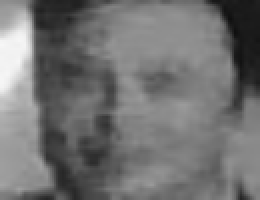
#> input picture datasets/elon/1.png, 130 x 100 px, given in place of the camera (shown 2 times larger)
$ python create_data.py
#> lines starting #> are read from the running program, lines starting #| are printed output that depends on the picture; after the words box and inside, x2 and y2 are one past the last pixel; in counts of white or black regions, pixels touching at a corner belong together
import cv2, os
haar_file = cv2.data.haarcascades + 'haarcascade_frontalface_default.xml'
datasets = 'datasets'
sub_data = 'varadhu'

path = os.path.join(datasets, sub_data)
if not os.path.isdir(path):
    os.mkdir(path)
(width, height) = (130, 100)


face_cascade = cv2.CascadeClassifier(haar_file)

webcam = cv2.VideoCapture(0)

count = 1
while count < 31:
    print(count)
    (_, im) = webcam.read()
#> im is the input picture: shape (100, 130, 3); min 15, max 247, mean 113.7
    gray = cv2.cvtColor(im, cv2.COLOR_BGR2GRAY)
    faces = face_cascade.detectMultiScale(gray, 1.3, 4)
#> faces = [[20, 8, 88, 88]]
    for (x,y,w,h) in faces:
        cv2.rectangle(im,(x,y),(x+w,y+h),(255,0,0),2)
        face = gray[y:y + h, x:x + w]
        face_resize = cv2.resize(face, (width, height))
        cv2.imwrite('%s/%s.png' % (path,count), face_resize)
#> this loop made 1 pass
#> pass 1, `face = gray[y:y + h, x:x + w]`:
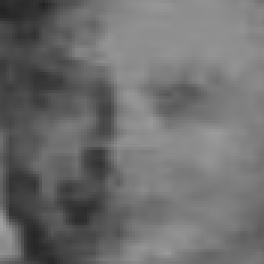
#> face: shape (88, 88) (shown 3 times larger); min 34, max 160, mean 109.7
#> pass 1, `face_resize = cv2.resize(face, (width, height))`:
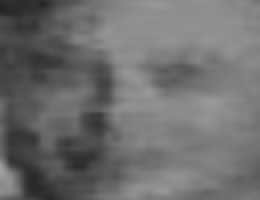
#> face_resize: shape (100, 130) (shown 2 times larger); min 36, max 160, mean 109.5
#> after the loop:
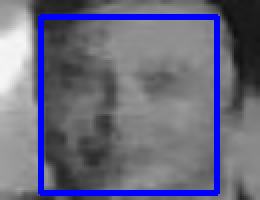
#> im: shape (100, 130, 3) (shown 2 times larger); 8.09% of pixels changed, all inside (x1, y1, x2, y2) = (19, 7, 110, 98)
    count += 1

    cv2.imshow('OpenCV', im)
    key = cv2.waitKey(10)
#> (key Esc is pressed here)
    if key == 27:
        break
webcam.release()
cv2.destroyAllWindows()

$ run again, on datasets/elon/10.png
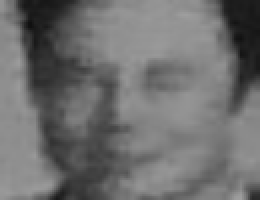
#> input picture datasets/elon/10.png, 130 x 100 px, given in place of the camera (shown 2 times larger)
#> im is the input picture: shape (100, 130, 3); min 16, max 158, mean 110.2
#> faces = [[23, 9, 82, 82]]
#> the loop `for (x,y,w,h) in faces:` made 1 pass
#> pass 1, `face = gray[y:y + h, x:x + w]`:
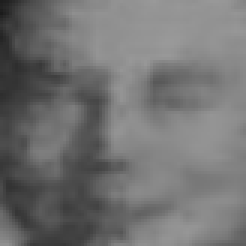
#> face: shape (82, 82) (shown 3 times larger); min 27, max 153, mean 113.7
#> after the loop `for (x,y,w,h) in faces:`:
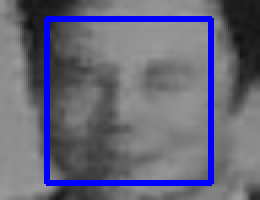
#> im: shape (100, 130, 3) (shown 2 times larger); 7.54% of pixels changed, all inside (x1, y1, x2, y2) = (22, 8, 107, 93)

$ run again, on datasets/elon/11.png
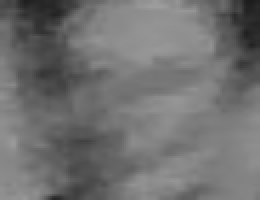
#> input picture datasets/elon/11.png, 130 x 100 px, given in place of the camera (shown 2 times larger)
#> im is the input picture: shape (100, 130, 3); min 28, max 157, mean 112.6
#> faces = [[28, 9, 89, 89]]
#> the loop `for (x,y,w,h) in faces:` made 1 pass
#> pass 1, `face = gray[y:y + h, x:x + w]`:
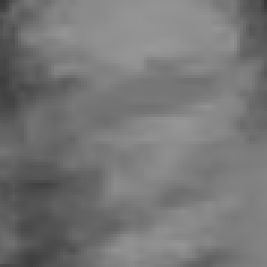
#> face: shape (89, 89) (shown 3 times larger); min 56, max 152, mean 118.2
#> after the loop `for (x,y,w,h) in faces:`:
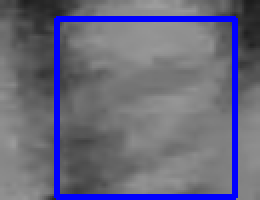
#> im: shape (100, 130, 3) (shown 2 times larger); 8.18% of pixels changed, all inside (x1, y1, x2, y2) = (27, 8, 119, 100)

$ run again, on datasets/elon/12.png
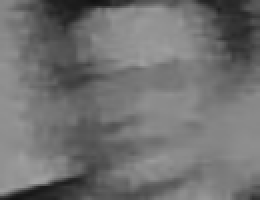
#> input picture datasets/elon/12.png, 130 x 100 px, given in place of the camera (shown 2 times larger)
#> im is the input picture: shape (100, 130, 3); min 17, max 161, mean 112.5
#> faces = [[29, 8, 83, 83]]
#> the loop `for (x,y,w,h) in faces:` made 1 pass
#> pass 1, `face = gray[y:y + h, x:x + w]`:
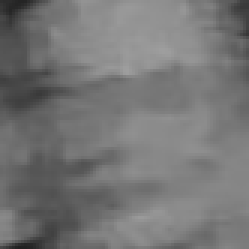
#> face: shape (83, 83) (shown 3 times larger); min 33, max 158, mean 117.4
#> after the loop `for (x,y,w,h) in faces:`:
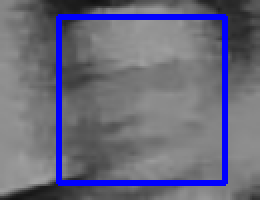
#> im: shape (100, 130, 3) (shown 2 times larger); 7.63% of pixels changed, all inside (x1, y1, x2, y2) = (28, 7, 114, 93)
